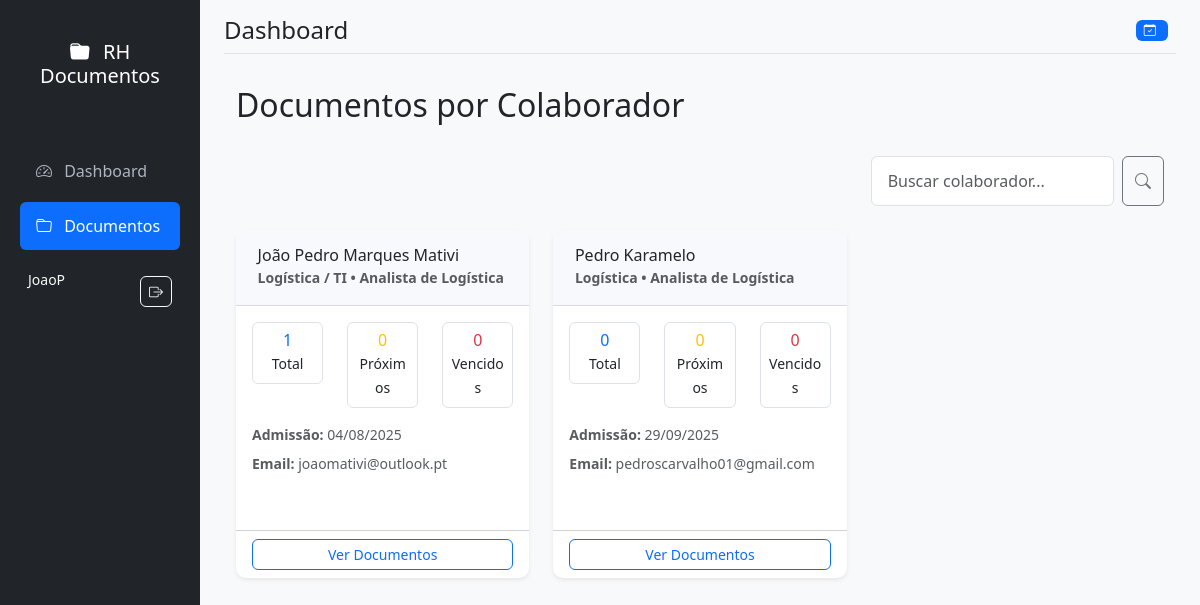
/documentos (signed in), run on an earlier commit of the app's database.
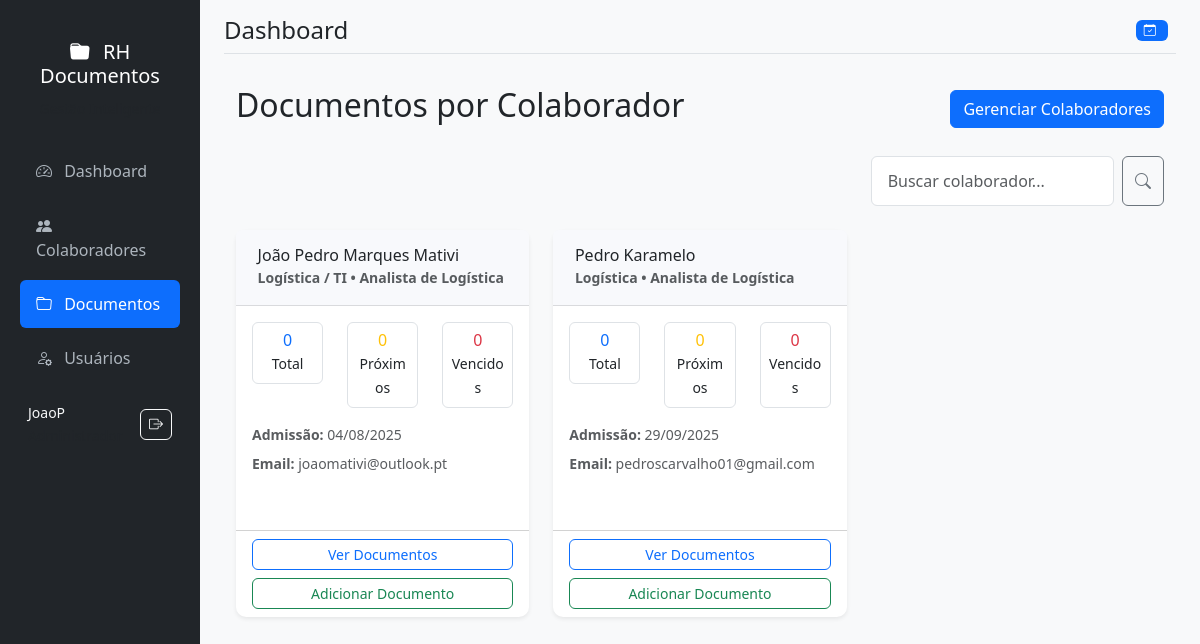
And on a later commit of the database.
### models.py (models this page shows, shortened)
class User(UserMixin, db.Model):
    id = db.Column(db.Integer, primary_key=True)
    username = db.Column(db.String(80), unique=True, nullable=False)
    email = db.Column(db.String(120), unique=True, nullable=False)
    password_hash = db.Column(db.String(120), nullable=False)
    role = db.Column(db.String(20), nullable=False, default='visitante')
    created_at = db.Column(db.DateTime, default=datetime.utcnow)
    def has_permission(self, permission):
        roles_permissions = {
            'visitante': ['download'],
            'operador': ['download', 'add_documento', 'add_colaborador', 'renovar_documento'],
            'gestor': ['download', 'add_documento', 'add_colaborador', 'renovar_documento', 'edit_documento', 'delete_documento'],
            'administrador': ['download', 'add_documento', 'add_colaborador', 'renovar_documento', 'edit_documento', 'delete_documento', 'add_usuario']
        }
        return permission in roles_permissions.get(self.role, [])

class Colaborador(db.Model):
    id = db.Column(db.Integer, primary_key=True)
    nome = db.Column(db.String(100), nullable=False)
    email = db.Column(db.String(120))
    departamento = db.Column(db.String(50))
    cargo = db.Column(db.String(50))
    data_admissao = db.Column(db.Date)
    created_at = db.Column(db.DateTime, default=datetime.utcnow)
    documentos = db.relationship('Documento', backref='colaborador', lazy=True, cascade='all, delete-orphan')

### app.py (the view)
@app.route('/documentos')
@login_required
def documentos():
    search_query = request.args.get('search', '').strip()
    query = Colaborador.query
    if search_query:
        query = query.filter(Colaborador.nome.ilike(f'%{search_query}%'))
    colaboradores = query.all()
    for colaborador in colaboradores:
        colaborador.total_documentos = len(colaborador.documentos)
        colaborador.documentos_vencidos = len([d for d in colaborador.documentos if d.status_vencimento() == 'vencido'])
        colaborador.documentos_proximos = len([d for d in colaborador.documentos if d.status_vencimento() == 'proximo_vencer'])
    return render_template('documentos.html', colaboradores=colaboradores, search_query=search_query) # Passa o termo de busca para o template

### app.py (called while the page is built)
@login_manager.user_loader
def load_user(user_id):
    return User.query.get(int(user_id))

### models.py (called while the page is built)
    def status_vencimento(self):
        if self.tipo_validade == 'indeterminado':
            return 'válido'
        hoje = datetime.now().date()
        if self.data_validade < hoje:
            return 'vencido'
        elif (self.data_validade - hoje).days <= 30:
            return 'proximo_vencer'
        else:
            return 'válido'

### templates/documentos.html (shortened to what this page needs)
{% extends "base.html" %}
{% block content %}
<div class="d-flex justify-content-between align-items-center mb-4">
    <h2>Documentos por Colaborador</h2>
    {% if current_user.has_permission('add_colaborador') %}
    <a href="{{ url_for('colaboradores') }}" class="btn btn-primary">Gerenciar Colaboradores</a>
    {% endif %}
</div>
<div class="row mb-4">
    <div class="col-md-6 col-lg-4 ms-auto">
        <form method="GET" class="d-flex">
            <input type="search" name="search" class="form-control me-2" placeholder="Buscar colaborador..." value="{{ search_query }}">
            <button class="btn btn-outline-secondary" type="submit" title="Pesquisar Colaborador">
                <i class="bi bi-search"></i>
            </button>
        </form>
    </div>
</div>
{% if colaboradores %}
<div class="row">
    {% for colab in colaboradores %}
    <div class="col-md-6 col-lg-4 mb-4">
        <div class="card h-100 colaborador-card">
            <div class="card-header">
                <h6 class="mb-0">{{ colab.nome }}</h6>
                <small class="text-muted">{{ colab.departamento }} • {{ colab.cargo }}</small>
            </div>
            <div class="card-body">
                <div class="row text-center mb-3">
                    <div class="col-4">
                        <div class="border rounded p-2">
                            <h6 class="mb-0 text-primary">{{ colab.total_documentos }}</h6>
                            <small>Total</small>
                        </div>
                    </div>
                    <div class="col-4">
                        <div class="border rounded p-2">
                            <h6 class="mb-0 text-warning">{{ colab.documentos_proximos }}</h6>
                            <small>Próximos</small>
                        </div>
                    </div>
                    <div class="col-4">
                        <div class="border rounded p-2">
                            <h6 class="mb-0 text-danger">{{ colab.documentos_vencidos }}</h6>
                            <small>Vencidos</small>
                        </div>
                    </div>
                </div>
                {% if colab.data_admissao %}
                <p class="small text-muted mb-2">
                    <strong>Admissão:</strong> {{ colab.data_admissao.strftime('%d/%m/%Y') }}
                </p>
                {% endif %}
                {% if colab.email %}
                <p class="small text-muted mb-3">
                    <strong>Email:</strong> {{ colab.email }}
                </p>
                {% endif %}
            </div>
            <div class="card-footer bg-transparent">
                <div class="d-grid gap-2">
                    <a href="{{ url_for('documentos_colaborador', colaborador_id=colab.id) }}"
                       class="btn btn-outline-primary btn-sm">
                       Ver Documentos
                    </a>
                    {% if current_user.has_permission('add_documento') %}
                    <a href="{{ url_for('novo_documento', colaborador_id=colab.id) }}"
                       class="btn btn-outline-success btn-sm">
                       Adicionar Documento
                    </a>
                    {% endif %}
                </div>
            </div>
        </div>
    </div>
    {% endfor %}
</div>
{% endif %}
{% endblock %}

### templates/base.html (shortened to what this page needs)
<!DOCTYPE html>
<html lang="pt-br" data-bs-theme="light">
<head>
    <link href="https://cdn.jsdelivr.net/npm/bootstrap@5.3.2/dist/css/bootstrap.min.css" rel="stylesheet">
    <link href="https://cdn.jsdelivr.net/npm/bootstrap-icons@1.11.1/font/bootstrap-icons.css" rel="stylesheet">
    <link href="{{ url_for('static', filename='style.css') }}" rel="stylesheet">
</head>
<body>
    <div class="container-fluid">
        <div class="row">
            <nav id="sidebar" class="col-md-3 col-lg-2 d-md-block bg-dark sidebar collapse">
                <div class="position-sticky pt-3">
                    <div class="sidebar-header text-center py-4">
                        <h5 class="text-white">
                            <i class="bi bi-folder-fill me-2"></i>
                            RH Documentos
                        </h5>
                        <small class="text-muted">Gestão Inteligente</small>
                    </div>
                    <ul class="nav flex-column">
                        <li class="nav-item">
                            <a class="nav-link {% if request.endpoint == 'dashboard' %}active{% endif %}"
                               href="{{ url_for('dashboard') }}">
                                <i class="bi bi-speedometer2 me-2"></i>
                                Dashboard
                            </a>
                        </li>
                        {% if current_user.has_permission('add_colaborador') %}
                        <li class="nav-item">
                            <a class="nav-link {% if request.endpoint == 'colaboradores' or request.endpoint == 'novo_colaborador' or request.endpoint == 'editar_colaborador' %}active{% endif %}"
                               href="{{ url_for('colaboradores') }}">
                                <i class="bi bi-people-fill me-2"></i>
                                Colaboradores
                            </a>
                        </li>
                        {% endif %}
                        {% if current_user.has_permission('download') %}
                        <li class="nav-item">
                            <a class="nav-link {% if request.endpoint == 'documentos' or request.endpoint == 'documentos_colaborador' or request.endpoint == 'novo_documento' %}active{% endif %}"
                               href="{{ url_for('documentos') }}">
                                <i class="bi bi-folder me-2"></i>
                                Documentos
                            </a>
                        </li>
                        {% endif %}
                        {% if current_user.role == 'administrador' %}
                        <li class="nav-item">
                            <a class="nav-link {% if request.endpoint == 'usuarios' or request.endpoint == 'novo_usuario' %}active{% endif %}"
                               href="{{ url_for('usuarios') }}">
                                <i class="bi bi-person-gear me-2"></i>
                                Usuários
                            </a>
                        </li>
                        {% endif %}
                    </ul>
                    <div class="sidebar-footer mt-auto p-3">
                        <div class="d-flex align-items-center text-light">
                            <div class="flex-grow-1">
                                <small class="d-block">{{ current_user.username }}</small>
                                <small class="text-muted text-capitalize">{{ current_user.role }}</small>
                            </div>
                            <a href="{{ url_for('logout') }}" class="btn btn-outline-light btn-sm"
                               title="Sair">
                                <i class="bi bi-box-arrow-right"></i>
                            </a>
                        </div>
                    </div>
                </div>
            </nav>
            <main class="col-md-9 ms-sm-auto col-lg-10 px-md-4 main-content">
                <div class="d-flex justify-content-between flex-wrap flex-md-nowrap align-items-center pt-3 pb-2 mb-3 border-bottom">
                    <div class="d-flex align-items-center">
                        <h1 class="h4 mb-0">{% block page_title %}Dashboard{% endblock %}</h1>
                    </div>
                    <div class="btn-toolbar">
                        <div class="btn-group me-2">
                            <span class="badge bg-primary">
                                <i class="bi bi-calendar-check me-1"></i>
                            </span>
                        </div>
                    </div>
                </div>
                <div class="container-fluid py-3">
                    {% block content %}{% endblock %}
                </div>
            </main>
        </div>
    </div>
</body>
</html>

### static/style.css (style rules this page uses)
body { background-color: #f8f9fa; font-family: 'Segoe UI', Tahoma, Geneva, Verdana, sans-serif; }
.card { border: none; box-shadow: 0 0.125rem 0.25rem rgba(0, 0, 0, 0.075); margin-bottom: 1.5rem; border-radius: 10px; }
.card-header { border-bottom: 1px solid #e3e6f0; background-color: #f8f9fc; font-weight: 600; padding: 1rem 1.35rem; }
.badge { font-size: 0.75em; padding: 0.35em 0.65em; }
.btn { border-radius: 0.35rem; font-weight: 500; }
.btn-sm { padding: 0.25rem 0.5rem; font-size: 0.875rem; }
.form-control, .form-select { border-radius: 0.35rem; border: 1px solid #d1d3e2; padding: 0.75rem 1rem; }
.colaborador-card { transition: transform 0.2s ease-in-out, box-shadow 0.2s ease-in-out; }
.sidebar { min-height: 100vh; box-shadow: 0 0 10px rgba(0, 0, 0, 0.1); transition: all 0.3s; }
.sidebar .nav-link { color: #adb5bd; padding: 0.75rem 1rem; margin: 0.2rem 0.5rem; border-radius: 0.375rem; transition: all 0.3s; }
.sidebar .nav-link.active { color: #fff; background-color: #0d6efd; }
.sidebar .nav-link i { width: 20px; text-align: center; }
.main-content { background-color: #f8f9fa; min-height: 100vh; }
.card { border: none; box-shadow: 0 0.125rem 0.25rem rgba(0, 0, 0, 0.075); transition: box-shadow 0.3s ease; }
.card-header { border-bottom: 1px solid rgba(0, 0, 0, 0.125); font-weight: 600; }
.btn { border-radius: 0.375rem; font-weight: 500; transition: all 0.3s ease; }
.badge { font-weight: 500; letter-spacing: 0.5px; }
.form-control, .form-select { border-radius: 0.375rem; border: 1px solid #dee2e6; transition: all 0.3s ease; }

What changed in the data, as far as the page shows it:
changed User "JoaoP": role "visitante" → "administrador" (drawn)
shown differently, row unchanged: Colaborador "João Pedro Marques Mativi": total_documentos "1" → "0"; now shows "Adicionar Documento"
shown differently, row unchanged: Colaborador "Pedro Karamelo": now shows "Adicionar Documento"
Also different on the page:
text now shown: "Colaboradores Usuários Gerenciar Colaboradores"
